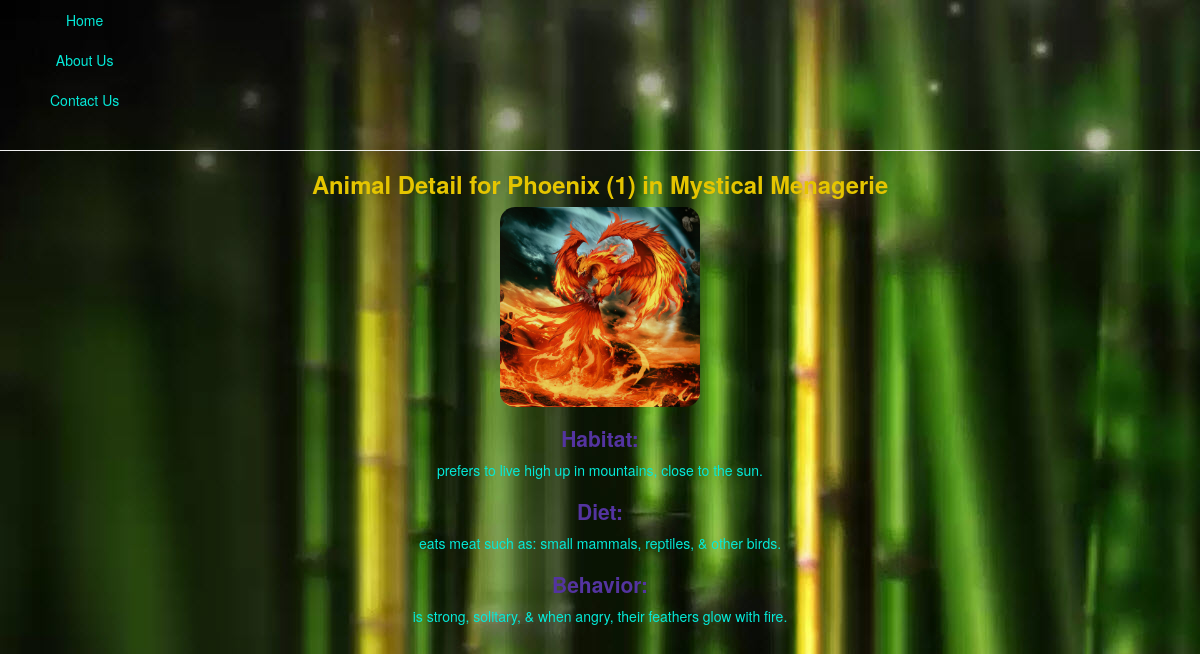
/zoo/animal/1, run on the app's committed database.
### zoo/models.py (models this page shows, shortened)
class Animal(models.Model):
	name = models.CharField(max_length=200, help_text="Enter Animal Name")
	imageFileName = models.CharField(max_length=200, help_text="Enter image file name (images/)", null=True)
	exhibit = models.ForeignKey('Exhibit', on_delete=models.SET_NULL, null=True)
	livingPeriod = models.CharField(max_length=200, help_text="Enter the period of time they lived", null=True, blank=True)
	habitatDescription = models.TextField(max_length=1000, help_text="Enter a description of the Habitat of the animal", null=True)
	dietDescription = models.TextField(max_length=1000, help_text="Enter a description of the Diet of the animal", null=True)
	behaviorDescription = models.CharField(max_length=200, help_text="Enter a description of the Behavior of the animal", null=True, blank=True)

class Exhibit(models.Model):
	name = models.CharField(max_length=200, help_text="Enter Exhibit Name")
	zoo = models.ForeignKey('Zoo', on_delete=models.SET_NULL, null=True)

class Zoo(models.Model):
	name = models.CharField(max_length=200, help_text="Enter Zoo Name")
	logoFileName = models.CharField(max_length=200, help_text="Enter Logo File Name", null=True)

### zoo/views.py (the view)
# urls.py: path('animal/<int:pk>', views.AnimalDetailView.as_view(), name='animalDetail'),
class AnimalDetailView(generic.DetailView):
	model = Animal

### zoo/templates/zoo/animal_detail.html (shortened to what this page needs)
{% extends "base-generic.html" %}
{% block content %}
<div class='style'>
	<h1>Animal Detail for {{ animal.name }} ({{ animal.id }}) in {{ animal.exhibit.zoo.name }}</h1>
{% load static %}
	<img src="{% static animal.imageFileName %}" style='height:200px'>
	<h3>Habitat:</h3>
	<p>{{ animal.habitatDescription }}</p>
	<h3>Diet:</h3>
	<p>{{ animal.dietDescription }}</p>
{% if animal.behaviorDescription != blank %}
	<h3>Behavior:</h3>
	<p>{{ animal.behaviorDescription }}</p>
{% endif %}
{% endblock %}

### zoo/static/css/styles.css (style rules this page uses)
body { background-image: url('../images/zoobkgrnd.jpg'); text-align: center; }
p { color: rgb(5,234,216); }
h1 { font-weight: bolder; font-size: 1.7em; color: rgb(229,197,0); }
h3, h2 { font-weight: bolder; font-size: 1.5em; color: rgb(84,52,160); }
img { opacity: 0.9; border-radius: 15px; }

### data on the page
Animal: name "Phoenix", id "1", exhibit.zoo.name "Mystical Menagerie", imageFileName (picture), habitatDescription "prefers to live high up in mountains, close to the sun.", dietDescription "eats meat such as: small mammals, reptiles, & other birds.", behaviorDescription "is strong, solitary, & when angry, their feathers glow with fire."
